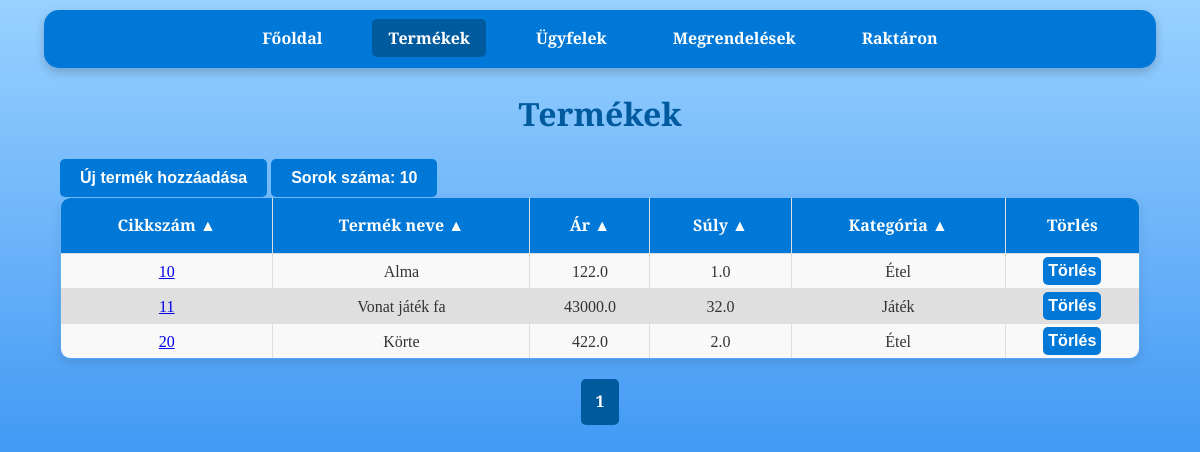
Page /products on the committed database.
### tables this page shows
CREATE TABLE products (
                    id INTEGER PRIMARY KEY,
                    cikkszam TEXT UNIQUE,
                    egyseg_vonalkod INTEGER ,
                    gyujto_vonalkod INTEGER ,
                    nev TEXT,
                    ar REAL,
                    suly REAL,
                    kategoria TEXT);

### raktar_program-master/app.py (the view)
@app.route('/products')
def products():
    per_page = int(request.args.get('per_page', 10))  # Egy oldalon megjelenő elemek száma
    page = int(request.args.get('page', 1))  # Az aktuális oldal lekérése (alapértelmezett: 1)
    offset = (page - 1) * per_page  # Az eltolás számítása
    order_by = str(request.args.get('order_by', 'cikkszam'))
    desc = request.args.get('desc', 'false').lower() in ('true', '1')
    valid_columns = {'cikkszam', 'nev', 'ar', 'suly', 'kategoria'}
    if order_by not in valid_columns:
        raise ValueError("Invalid column name for ordering.") #Elkerüljük az SQL injection-t
    if desc:
        descending = 'DESC'
    if not desc:
        descending = ''
    conn = get_db_connection()
    products = conn.execute(
        f'SELECT * FROM products ORDER BY {order_by} {descending} LIMIT ? OFFSET ?', (per_page, offset)
    ).fetchall()
    total_products = conn.execute('SELECT COUNT(*) FROM products').fetchone()[0]
    conn.close()
    total_pages = (total_products + per_page - 1) // per_page  # Összes oldal száma
    start_page = max(1, page - 2)  # Az aktuális oldalhoz képest 2-vel hátrébb
    end_page = min(total_pages, page + 2)  # Az aktuális oldalhoz képest 2-vel előrébb
    query_params = {
        'page': page,
        'per_page': per_page,
        'order_by': order_by,
        'desc': desc
    }
    columns = [
        {"name": "cikkszam", "label": "Cikkszám"},
        {"name": "nev", "label": "Termék neve"},
        {"name": "ar", "label": "Ár"},
        {"name": "suly", "label": "Súly"},
        {"name": "kategoria", "label": "Kategória"}
    ]
    return render_template(
        'products.html',
        products=products,
        page=page,
        order_by=order_by,
        desc=desc,
        total_pages=total_pages,
        start_page=start_page,
        end_page=end_page,
        query_params=query_params,
        columns=columns
    )

### raktar_program-master/app.py (called while the page is built)
def get_db_connection():
    conn = sqlite3.connect('database.db')
    conn.row_factory = sqlite3.Row
    return conn

### raktar_program-master/templates/products.html (shortened to what this page needs)
<!DOCTYPE html>
<html lang="hu">
<head>
    <link rel="stylesheet" href="{{ url_for('static', filename='css/style.css') }}">
</head>
<body>
    <nav>
        <a href="{{ url_for('index') }}">Főoldal</a>
        <a class="disabled">Termékek</a>
        <a href="{{ url_for('customers') }}">Ügyfelek</a>
        <a href="{{ url_for('orders') }}">Megrendelések</a>
        <a href="{{ url_for('stock') }}">Raktáron</a>
    </nav>
    <h1>Termékek</h1>
    <div class="container">
        <a href="{{ url_for('add_product') }}" class="button-wrapper">
            <button>Új termék hozzáadása</button>
        </a>
        <div class="dropdown">
            <button class="dropbtn">Sorok száma: {{ query_params['per_page'] }}</button>
        </div>
        <table>
            <thead>
                <tr>
                    {% for column in columns %}
                    <th>
                        <a href="{{ url_for('products', **dict(query_params, order_by=column.name, desc=0 if query_params['order_by'] == column.name and query_params['desc'] else 1)) }}">
                            {{ column.label }} {{ '▼' if query_params['order_by'] == column.name and query_params['desc'] else '▲' }}
                        </a>
                    </th>
                    {% endfor %}
                    <th>Törlés</th>
                </tr>
            </thead>
            <tbody>
                {% for product in products %}
                <tr>
                    <td>
                        <a href="{{ url_for('product_details', cikkszam=product.cikkszam) }}">
                            {{ product.cikkszam }}
                        </a>
                    </td>
                    <td>
                        {{ product.nev }}
                    </td>
                    <td>{{ product.ar }}</td>
                    <td>{{ product.suly }}</td>
                    <td>{{ product.kategoria }}</td>
                    <td>
                        <form action="{{ url_for('delete_product', product_id=product.id) }}" method="post" >
                            <button type="submit">Törlés</button>
                        </form>
                    </td>
                </tr>
                {% endfor %}
            </tbody>
        </table>
    </div>
    <div class="pagination">
        {% for p in range(start_page, end_page + 1) %}
        <a href="{{ url_for('products', **dict(query_params, page=p)) }}" class="{% if p == page %}active{% endif %}">{{ p }}</a>
        {% endfor %}
    </div>
</body>
</html>

### raktar_program-master/static/css/style.css (style rules this page uses)
body { font-family: 'Merriweather', serif; margin: 0; padding: 0; background: linear-gradient(to bottom, #99d1ff, #006eec); background-attachment: fixed; background-size: cover; color: #333; line-height: 1.6; }
body::before { content: ''; position: fixed; top: 0; left: 0; width: 100%; height: 100%; background-image: url('https://www.transparenttextures.com/patterns/cubes.png'); opacity: 0.4; z-index: -1; pointer-events: none; }
nav { background-color: #0078D7; color: #fff; padding: 1rem; margin: 10px auto; width: 90%; max-width: 1200px; border-radius: 15px; box-shadow: 0 4px 10px rgba(0, 0, 0, 0.2); text-align: center; }
nav a { color: white; text-decoration: none; margin: 0 15px; font-weight: bold; padding: 0.5rem 1rem; border-radius: 5px; transition: background-color 0.3s ease; }
nav a.disabled { background-color: #005a9e; }
h1 { text-align: center; margin: 20px 0; color: #005a9e; font-weight: 700; }
form { width: 90%; max-width: 600px; margin: 20px auto; background: white; padding: 20px; border-radius: 10px; box-shadow: 0 4px 10px rgba(0, 0, 0, 0.1); }
a.button-wrapper { display: inline-block; }
button { background-color: #0078D7; color: white; border: none; padding: 10px 20px; border-radius: 5px; font-weight: bold; cursor: pointer; font-size: 1rem; transition: background-color 0.3s ease; text-decoration: none; }
.container { width: 90%; margin: 20px auto; }
table { width: 100%; border-collapse: collapse; border-radius: 10px; overflow: hidden; box-shadow: 0 4px 10px rgba(0, 0, 0, 0.1); }
table, th, td { border: 1px solid #ddd; }
th { background-color: #0078D7; color: white; font-weight: bold; padding: 15px; }
th a { color: white; text-decoration: none; }
td { padding: 3px 10px; text-align: center; }
tr:nth-child(even) { background-color: #dfdfdf }
tr:nth-child(odd) { background-color: #f9f9f9 }
td form { width: 100%; margin: 0 0; background: transparent; text-align: center; padding: 0; border-radius: 10px; box-shadow: none; }
td form button { background-color: #0078D7; color: white; border: none; padding: 5px 5px; border-radius: 5px; font-weight: bold; cursor: pointer; font-size: 1rem; transition: background-color 0.3s ease; text-decoration: none; }
.pagination { display: flex; justify-content: center; align-items: center; margin: 20px 0; list-style-type: none; padding: 0; }
.pagination a { display: inline-block; padding: 10px 15px; text-decoration: none; background-color: #0078D7; color: white; font-weight: bold; border-radius: 5px; transition: background-color 0.3s ease; font-size: 1rem; }
.pagination a.active { background-color: #005a9e; cursor: default; }
.dropbtn { background-color: #0078D7; color: white; padding: 10px 20px; font-size: 16px; font-weight: bold; border: none; border-radius: 5px; cursor: pointer; transition: background-color 0.3s ease, box-shadow 0.3s ease; }
.dropdown { position: relative; display: inline-block; }

### rows in the picture
products: cikkszam "10", nev "Alma", ar "122.0", suly "1.0", kategoria "Étel"
products: cikkszam "11", nev "Vonat játék fa", ar "43000.0", suly "32.0", kategoria "Játék"
products: cikkszam "20", nev "Körte", ar "422.0", suly "2.0", kategoria "Étel"

### other values in the picture
{{ query_params['per_page'] }} "10"
{{ column.label }} "Cikkszám" "Termék neve" "Ár" "Súly" "Kategória"
{{ p }} "1"
